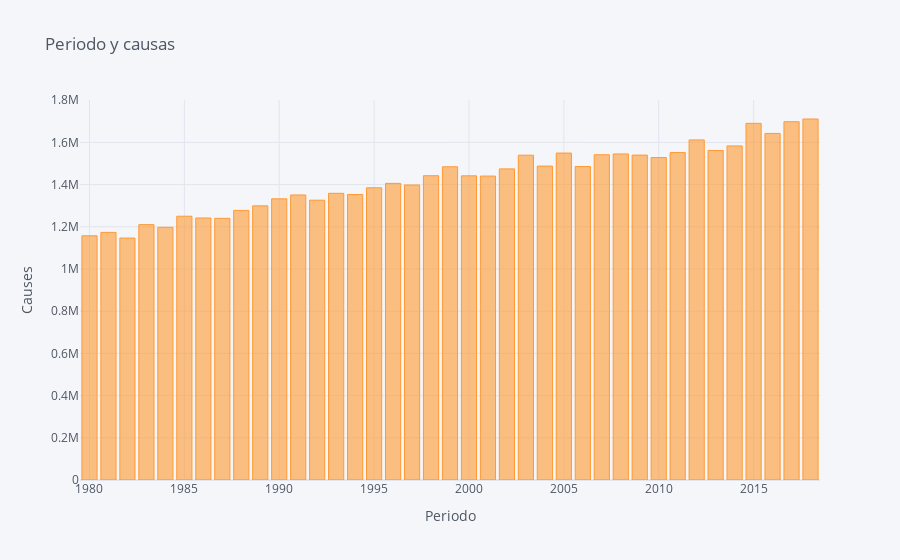

The notebook cell this image was saved under:
### Code cell
# Cufflinks bar plot

dataset.iplot(kind='bar',
                  x='Periodo',
                  y='001-102',
                  xTitle='Periodo',
                  yTitle='Causes',
                  title='Periodo y causas')

### Figure 1 — Plotly figure (JSON) as saved in the notebook; plotly's stock layout.template omitted (floating-point values rounded to 4 significant figures)
{"data": [{"marker": {"color": "rgba(255, 153, 51, 0.6)", "line": {"color": "rgba(255, 153, 51, 1.0)", "width": 1}}, "name": "001-102", "orientation": "v", "text": "", "type": "bar", "x": [1980, 1981, 1982, 1983, 1984, 1985, 1986, 1987, 1988, 1989, 1990, 1991, 1992, 1993, 1994, 1995, 1996, 1997, 1998, 1999, 2000, 2001, 2002, 2003, 2004, 2005, 2006, 2007, 2008, 2009, 2010, 2011, 2012, 2013, 2014, 2015, 2016, 2017, 2018], "y": [1157376, 1173544, 1146620, 1210276, 1197636, 1250128, 1241652, 1240292, 1277748, 1299184, 1332568, 1350764, 1326060, 1358644, 1352968, 1384908, 1405796, 1398084, 1442044, 1484408, 1441564, 1440524, 1474472, 1539312, 1487736, 1549420, 1485912, 1541444, 1545296, 1539732, 1528188, 1551644, 1611800, 1561676, 1583320, 1690272, 1642444, 1698092, 1710884]}], "layout": {"legend": {"bgcolor": "#F5F6F9", "font": {"color": "#4D5663"}}, "paper_bgcolor": "#F5F6F9", "plot_bgcolor": "#F5F6F9", "title": {"font": {"color": "#4D5663"}, "text": "Periodo y causas"}, "xaxis": {"gridcolor": "#E1E5ED", "showgrid": true, "tickfont": {"color": "#4D5663"}, "title": {"font": {"color": "#4D5663"}, "text": "Periodo"}, "zerolinecolor": "#E1E5ED"}, "yaxis": {"gridcolor": "#E1E5ED", "showgrid": true, "tickfont": {"color": "#4D5663"}, "title": {"font": {"color": "#4D5663"}, "text": "Causes"}, "zerolinecolor": "#E1E5ED"}}}
